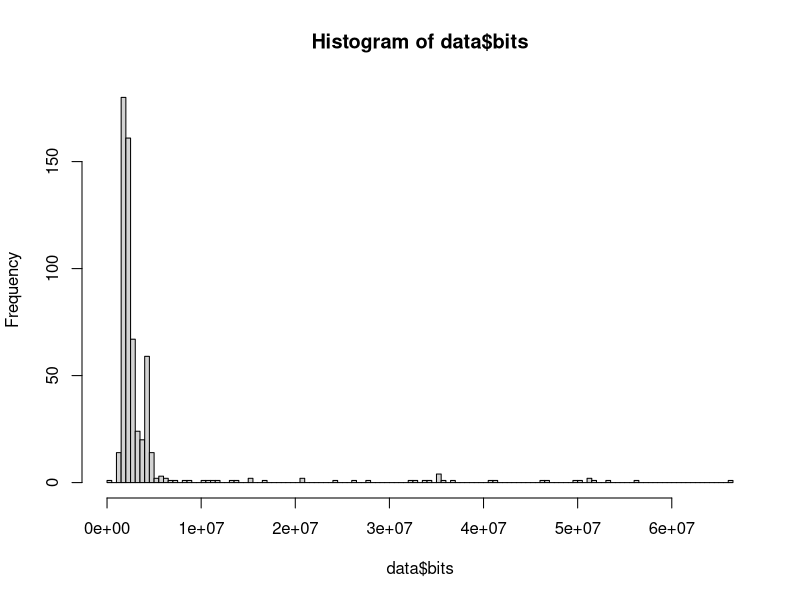
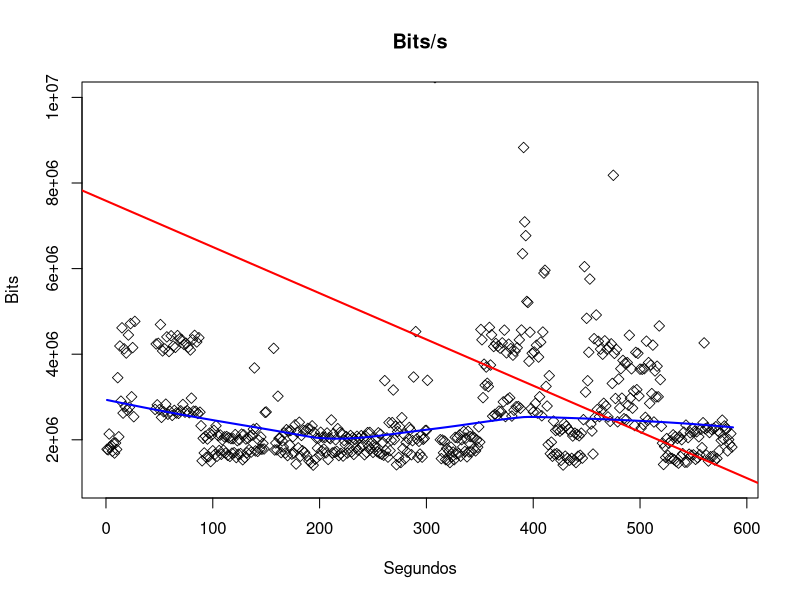
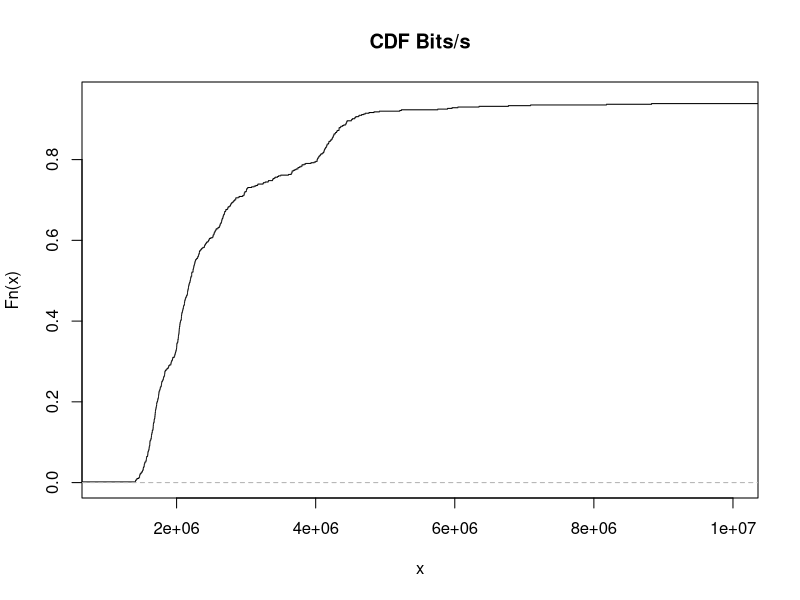
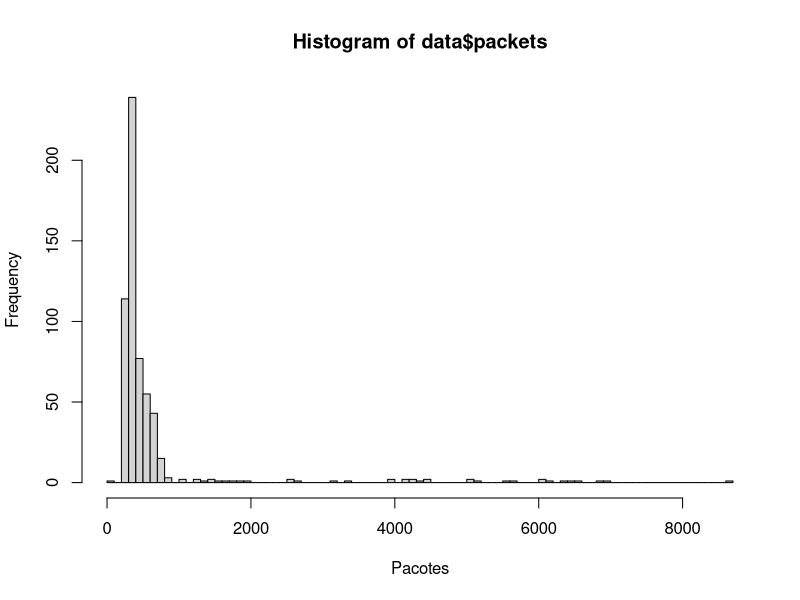
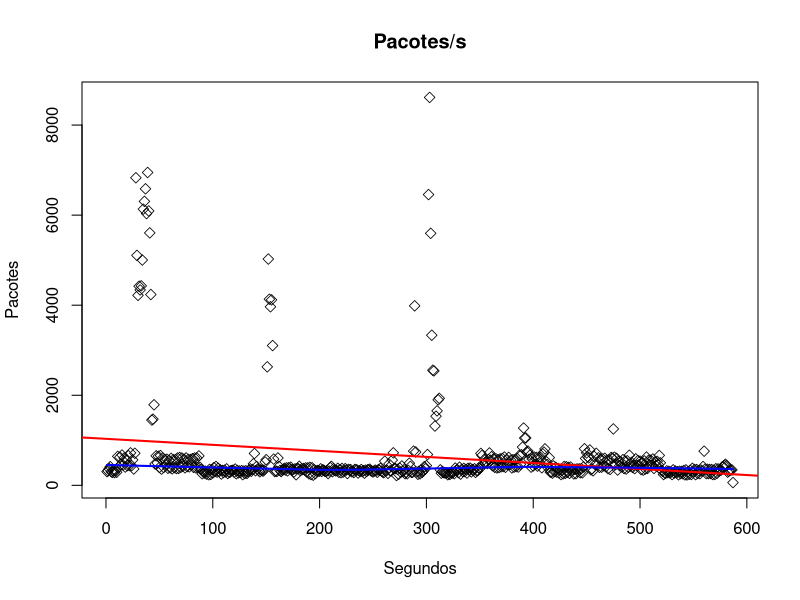
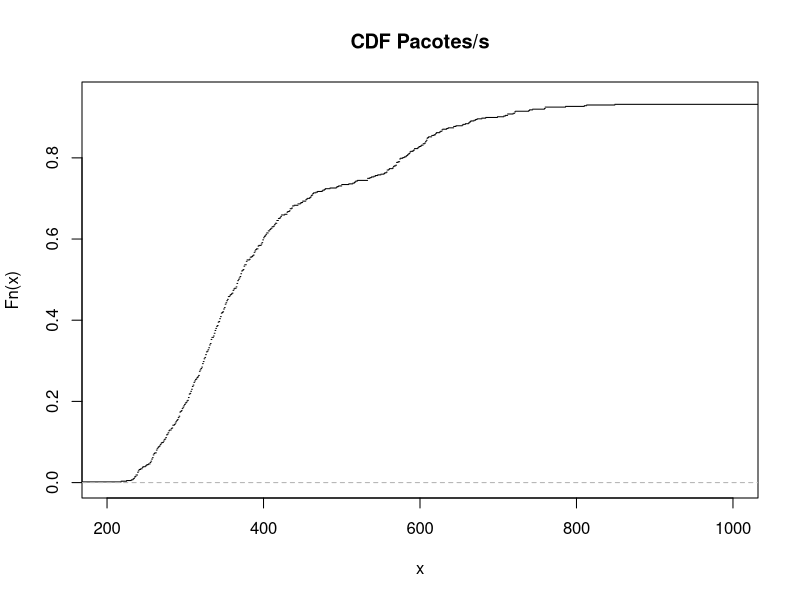

Here is the R script that generated these plots, in order:
## ---- chunk 1
data <- read.csv("vazao.csv")

head(data)
## ---- chunk 2
hist(data$bits, breaks = 100)
## ---- chunk 3
plot(
  x = data$time, 
  y = data$bits, 
  xlab = "Segundos", 
  ylab = "Bits", 
  main = "Bits/s", 
  pch = 5, 
  ylim = c(10e5, 10e6), 
  lwd = 0.8
)

abline(lm(data$bits~data$time), col="red", lwd = 2)
lines(lowess(data$time,data$bits), col="blue", lwd = 2)
## ---- chunk 4
plot(ecdf(data$bits), xlim=c(10e5, 10e6), main = "CDF Bits/s", cex = 0)
## ---- chunk 5

## ---- chunk 6

## ---- chunk 7
hist(data$packets, breaks = 100, xlab = "Pacotes")
## ---- chunk 8
plot(
  x = data$time, 
  y = data$packets, 
  xlab = "Segundos", 
  ylab = "Pacotes", 
  main = "Pacotes/s", 
  pch = 5, 
  lwd = 0.8
)

abline(lm(data$packets~data$time), col="red", lwd = 2)
lines(lowess(data$time,data$packets), col="blue", lwd = 2)
## ---- chunk 9
plot(ecdf(data$packets), xlim=c(200, 1e3), main = "CDF Pacotes/s", cex = 0)
## ---- chunk 10

## ---- chunk 11

## ---- chunk 12
bitsPerMonth = 1.8 * 8 * 5 * 4
bitsPerMonth
## ---- chunk 13
bitsPerMonth * 100 / 1024
